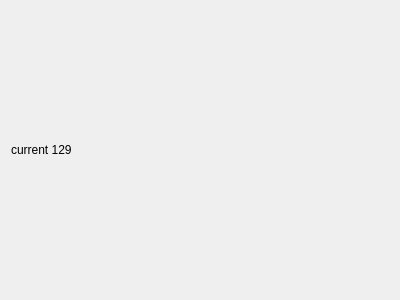
<?xml version="1.0" encoding="UTF-8"?>
<ui version="4.0">
 <class>GraphCurrent129</class>
 <widget class="QWidget" name="GraphCurrent129">
  <property name="geometry">
   <rect>
    <x>0</x>
    <y>0</y>
    <width>400</width>
    <height>300</height>
   </rect>
  </property>
  <property name="windowTitle">
   <string>Form</string>
  </property>
  <layout class="QVBoxLayout" name="verticalLayout">
   <item>
    <widget class="QLabel" name="label">
     <property name="text">
      <string>current 129</string>
     </property>
    </widget>
   </item>
  </layout>
 </widget>
 <resources/>
 <connections/>
</ui>
